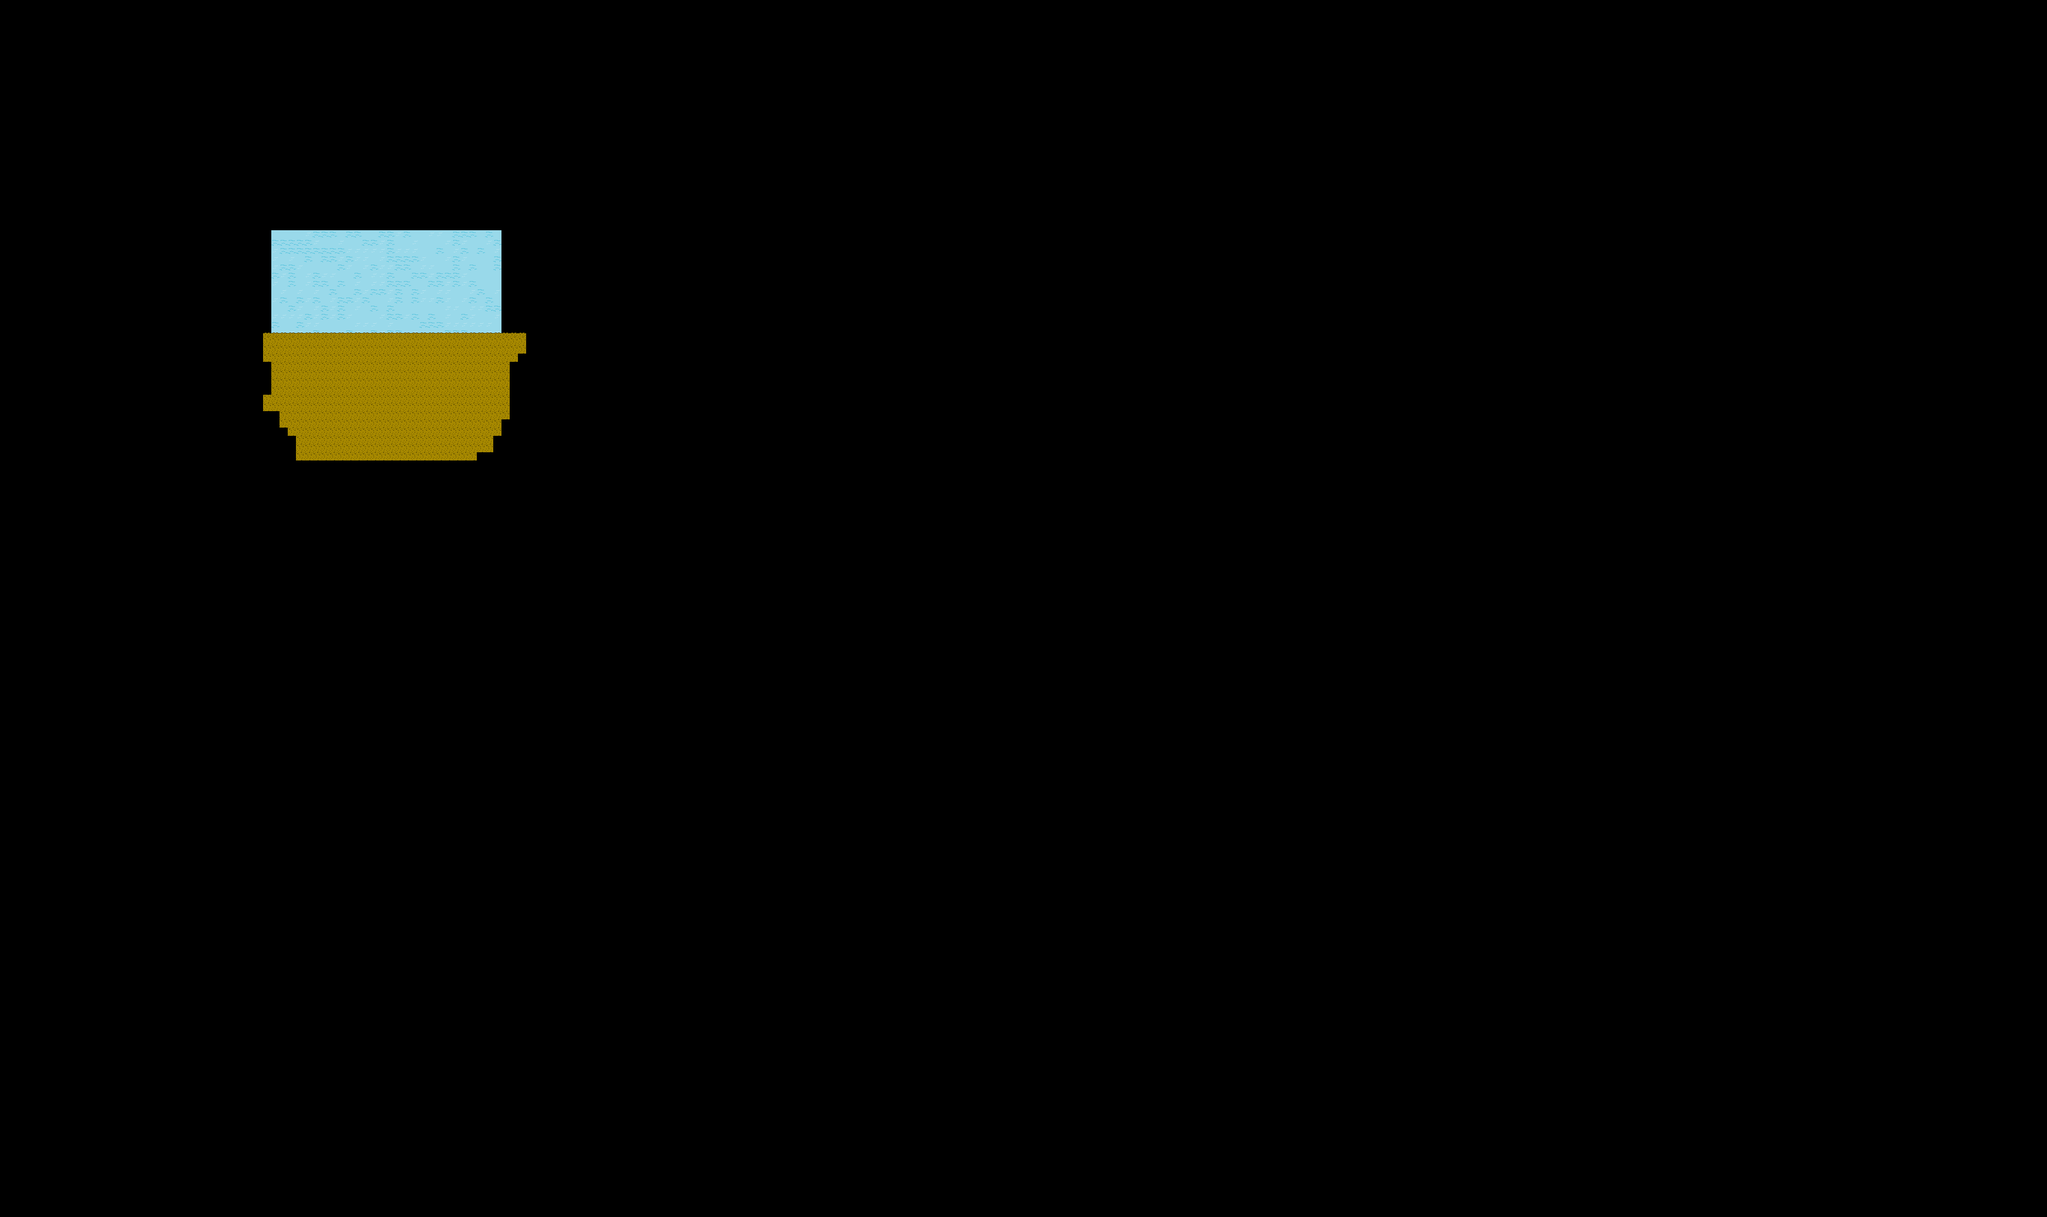

A 2D game scene composited from a Tiled map and its tileset images. What follows is a short description and the map's XML, with each tile layer's data collapsed to a summary:
An orthogonal 249x148 tile map with 16x16 px tiles, 7 tile layers (bottom, child3, child2, child1, ...), 3 tilesets.

<map version="1.4" tiledversion="1.4.1" orientation="orthogonal" renderorder="right-down" width="249" height="148" tilewidth="16" tileheight="16" infinite="0" nextlayerid="10" nextobjectid="18">
 <editorsettings>
  <export format="json" />
 </editorsettings>
 <tileset firstgid="1" source="tiles.tsx" />
 <tileset firstgid="137" source="tiles2.tsx" />
 <tileset firstgid="201" source="house1.tsx" />
 <layer id="9" name="bottom" width="249" height="148">
  <data>[36852 cells, 364 non-empty, 3 distinct tile ids]</data>
 </layer>
 <layer id="8" name="child3" width="249" height="148">
  <properties>
   <property name="child" value="bottom" />
   <property name="parent" value="child2" />
  </properties>
  <data>[36852 cells, 0 non-empty, 0 distinct tile ids]</data>
 </layer>
 <layer id="7" name="child2" width="249" height="148">
  <properties>
   <property name="child" value="child3" />
   <property name="parent" value="child2" />
  </properties>
  <data>[36852 cells, 0 non-empty, 0 distinct tile ids]</data>
 </layer>
 <layer id="4" name="child1" width="249" height="148">
  <properties>
   <property name="child" value="child2" />
   <property name="parent" value="staticObjects" />
  </properties>
  <data>[36852 cells, 0 non-empty, 0 distinct tile ids]</data>
 </layer>
 <layer id="1" name="staticObjects" width="249" height="148">
  <properties>
   <property name="child" value="child1" />
  </properties>
  <data>[36852 cells, 454 non-empty, 2 distinct tile ids]</data>
 </layer>
 <layer id="3" name="portals" width="249" height="148">
  <data>[36852 cells, 0 non-empty, 0 distinct tile ids]</data>
 </layer>
 <layer id="2" name="gameObjects" width="249" height="148">
  <data>[36852 cells, 0 non-empty, 0 distinct tile ids]</data>
 </layer>
 <objectgroup id="5" name="trigger_areas" />
 <objectgroup id="6" name="spawns" />
</map>
